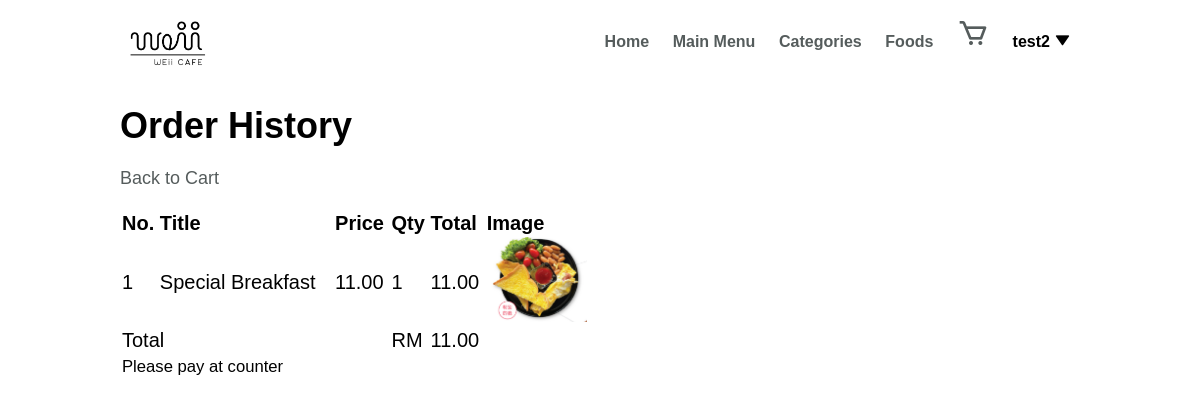
Page /menu/history.php (signed in) on the committed database.
### tables this page shows
CREATE TABLE `tbl_cart` (
  `id` int(10) UNSIGNED NOT NULL,
  `food_id` int(11) UNSIGNED DEFAULT NULL,
  `qty` int(11) NOT NULL,
  `total` decimal(10,2) NOT NULL,
  `submit` tinyint(1) NOT NULL,
  `cart_status` varchar(10) NOT NULL DEFAULT 'Unpaid',
  `customer_id` int(11) DEFAULT NULL,
  `order_num` int(11) NOT NULL DEFAULT 0
);

CREATE TABLE `tbl_food` (
  `id` int(11) UNSIGNED NOT NULL,
  `title` varchar(100) NOT NULL,
  `description` text NOT NULL,
  `price` decimal(10,2) NOT NULL,
  `image_name` varchar(100) NOT NULL,
  `category_id` int(10) UNSIGNED DEFAULT NULL,
  `featured` varchar(10) NOT NULL,
  `active` varchar(10) NOT NULL
);

### menu/history.php (the view, shortened to what this page needs)
<?php include ("partials-front/menu.php") ?>
<div class="main-content">
    <div class="wrapper">
        <h1>Order History</h1>
        <br>
        <a href="<?php echo HOMEURL; ?>menu/view-cart.php" class=" link-no-deco">Back to Cart</a>
        <br><br>
        <form action="" method="POST">
            <table class="tbl-50">
                <tr>
                    <th>No.</th>
                    <th>Title</th>
                    <th>Price</th>
                    <th>Qty</th>
                    <th>Total</th>
                    <th>Image</th>
                </tr>
                <?php
                try {
                    $customer_id = $_SESSION['customer_id'];
                    $query = "SELECT c.id,f.title,f.price,c.qty,c.total,f.image_name
                          FROM tbl_cart as c
                          INNER JOIN tbl_food as f
                          ON c.food_id = f.id
                          INNER JOIN tbl_customer as cus
                          ON cus.id = c.customer_id
                          WHERE c.customer_id = $customer_id and c.submit =1 and c.cart_status = 'Unpaid' and c.cart_status!='Cancelled'
                            ";
                    $sum_query = "SELECT SUM(total) as total
                            FROM tbl_cart
                            WHERE customer_id = $customer_id and cart_status ='Unpaid' and submit=1";
                    $stmt = $pdo->prepare($query);
                    $stmt->execute();
                    $stmt2 = $pdo->prepare($sum_query);
                    $stmt2->execute();
                    $sum_count = $stmt2->rowCount();
                    if ($sum_count > 0) {
                        $sum_result = $stmt2->fetchAll(PDO::FETCH_ASSOC);
                        $order_total = $sum_result[0]['total'];
                    }
                    $count = $stmt->rowCount();
                    if ($count > 0) {
                        $result = $stmt->fetchAll(PDO::FETCH_ASSOC);
                        $number = 1;
                        foreach ($result as $row) {
                            ?>
                            <tr>
                                <td>
                                    <?php echo $number++ ?>
                                </td>
                                <td>
                                    <?php echo $row["title"] ?>
                                </td>
                                <td>
                                    <?php echo $row["price"] ?>
                                </td>
                                <td>
                                    <?php echo $row["qty"] ?>
                                </td>
                                <td>
                                    <?php echo $row["total"] ?>
                                </td>
                                <td>
                                    <?php
                                    if ($row["image_name"] != "") {
                                        ?>
                                        <img src="<?php echo HOMEURL; ?>images/food/<?php echo $row["image_name"] ?>" alt=""
                                            width="100px">
                                        <?php
                                    } else {
                                        echo "<div class='failed'>Image Unavailable</div>";
                                    }
                                    ?>
                                </td>
                            </tr>
                            <?php
                        }
                        ?>
                        <tr>
                            <td colspan='3'>Total</td>
                            <td>RM </td>
                            <td>
                                <?php echo $order_total ?>
                            </td>
                        </tr>
                        <tr>
                            <td colspan='6'><small>Please pay at counter</small></td>
                        </tr>
                        <?php
                    }
                } catch (PDOException $e) {
                    die ("Query Error " . $e->getMessage());
                }
                ?>
            </table>
        </form>
    </div>
</div>

### css/styles.css (style rules this page uses)
* { margin: 0 0; padding: 0 0; font-family: Arial, Helvetica, sans-serif; }
a { color: #555c5c; text-decoration: none; }
.tbl-50 { width: 50%; font-size: 20px; text-align: left; }
.wrapper { padding: 1%; width: 80%; margin: 0 auto; font-size: large; }

### rows in the picture
tbl_cart: food.title "Special Breakfast", food.price "11.00", qty "1", total "11.00", food.image_name (picture)

### other values in the picture
$_SESSION['customer'] "test2"
$order_total "11.00"
